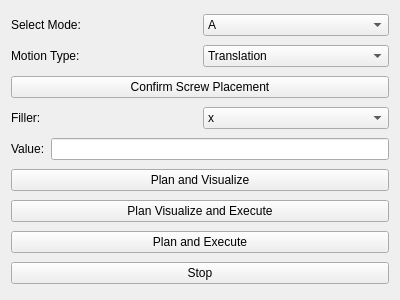
<?xml version="1.0" encoding="UTF-8"?>
<ui version="4.0">
 <class>RvizUiPanelWidget</class>
 <widget class="QWidget" name="RvizUiPanelWidget">
  <property name="geometry">
   <rect>
    <x>0</x>
    <y>0</y>
    <width>400</width>
    <height>300</height>
   </rect>
  </property>
  <property name="windowTitle">
   <string>RViz UI Panel</string>
  </property>
  <layout class="QVBoxLayout" name="verticalLayout">
   <item>
    <layout class="QHBoxLayout" name="horizontalLayout">
     <item>
      <widget class="QLabel" name="mode_label">
       <property name="text">
        <string>Select Mode:</string>
       </property>
      </widget>
     </item>
     <item>
      <widget class="QComboBox" name="mode_combo_box">
       <item>
        <property name="text">
         <string>A</string>
        </property>
       </item>
       <item>
        <property name="text">
         <string>B</string>
        </property>
       </item>
       <item>
        <property name="text">
         <string>C</string>
        </property>
       </item>
       <item>
        <property name="text">
         <string>E</string>
        </property>
       </item>
      </widget>
     </item>
    </layout>
   </item>
   <item>
    <layout class="QHBoxLayout" name="horizontalLayout_2">
     <item>
      <widget class="QLabel" name="motion_type_label">
       <property name="text">
        <string>Motion Type:</string>
       </property>
      </widget>
     </item>
     <item>
      <widget class="QComboBox" name="motion_type_combo_box">
       <item>
        <property name="text">
         <string>Translation</string>
        </property>
       </item>
       <item>
        <property name="text">
         <string>Rotation</string>
        </property>
       </item>
       <item>
        <property name="text">
         <string>Screw Motion</string>
        </property>
       </item>
      </widget>
     </item>
    </layout>
   </item>
   <item>
    <widget class="QPushButton" name="conf_place_button_">
     <property name="text">
      <string>Confirm Screw Placement</string>
     </property>
    </widget>
   </item>
   <item>
    <layout class="QHBoxLayout" name="horizontalLayout_3">
     <item>
      <widget class="QLabel" name="filler_label">
       <property name="text">
        <string>Filler:</string>
       </property>
      </widget>
     </item>
     <item>
      <widget class="QComboBox" name="filler_combo_box">
       <item>
        <property name="text">
         <string>x</string>
        </property>
       </item>
       <item>
        <property name="text">
         <string>y</string>
        </property>
       </item>
       <item>
        <property name="text">
         <string>z</string>
        </property>
       </item>
       <item>
        <property name="text">
         <string>Interactive Selection</string>
        </property>
       </item>
      </widget>
     </item>
    </layout>
   </item>
   <item>
    <layout class="QHBoxLayout" name="horizontalLayout_4">
     <item>
      <widget class="QLabel" name="value_label">
       <property name="text">
        <string>Value:</string>
       </property>
      </widget>
     </item>
     <item>
      <widget class="QLineEdit" name="value_input"/>
     </item>
    </layout>
   </item>
   <item>
    <widget class="QPushButton" name="plan_viz_button">
     <property name="text">
      <string>Plan and Visualize</string>
     </property>
    </widget>
   </item>
   <item>
    <widget class="QPushButton" name="plan_viz_exe_button">
     <property name="text">
      <string>Plan Visualize and Execute</string>
     </property>
    </widget>
   </item>
   <item>
    <widget class="QPushButton" name="plan_exe_button">
     <property name="text">
      <string>Plan and Execute</string>
     </property>
    </widget>
   </item>
   <item>
    <widget class="QPushButton" name="stop_button">
     <property name="text">
      <string>Stop</string>
     </property>
    </widget>
   </item>
  </layout>
 </widget>
 <resources/>
 <connections/>
</ui>
